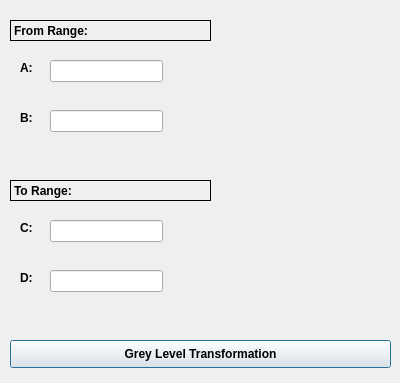
<?xml version="1.0" encoding="UTF-8"?>
<ui version="4.0">
 <class>Grey_Level_Tran_Dialog</class>
 <widget class="QDialog" name="Grey_Level_Tran_Dialog">
  <property name="geometry">
   <rect>
    <x>0</x>
    <y>0</y>
    <width>400</width>
    <height>383</height>
   </rect>
  </property>
  <property name="font">
   <font>
    <weight>75</weight>
    <bold>true</bold>
   </font>
  </property>
  <property name="windowTitle">
   <string>Dialog</string>
  </property>
  <widget class="QLabel" name="From_Range_lable">
   <property name="geometry">
    <rect>
     <x>10</x>
     <y>20</y>
     <width>201</width>
     <height>21</height>
    </rect>
   </property>
   <property name="cursor">
    <cursorShape>IBeamCursor</cursorShape>
   </property>
   <property name="mouseTracking">
    <bool>false</bool>
   </property>
   <property name="autoFillBackground">
    <bool>true</bool>
   </property>
   <property name="frameShape">
    <enum>QFrame::Box</enum>
   </property>
   <property name="text">
    <string>From Range:</string>
   </property>
  </widget>
  <widget class="QLabel" name="To_Range__lable">
   <property name="geometry">
    <rect>
     <x>10</x>
     <y>180</y>
     <width>201</width>
     <height>21</height>
    </rect>
   </property>
   <property name="cursor">
    <cursorShape>IBeamCursor</cursorShape>
   </property>
   <property name="autoFillBackground">
    <bool>true</bool>
   </property>
   <property name="frameShape">
    <enum>QFrame::Box</enum>
   </property>
   <property name="text">
    <string>To Range:</string>
   </property>
  </widget>
  <widget class="QPushButton" name="Grey_Level_Tran_Button">
   <property name="geometry">
    <rect>
     <x>10</x>
     <y>340</y>
     <width>381</width>
     <height>28</height>
    </rect>
   </property>
   <property name="text">
    <string>Grey Level Transformation</string>
   </property>
  </widget>
  <widget class="QLineEdit" name="A_val">
   <property name="geometry">
    <rect>
     <x>50</x>
     <y>60</y>
     <width>113</width>
     <height>22</height>
    </rect>
   </property>
   <property name="autoFillBackground">
    <bool>false</bool>
   </property>
   <property name="text">
    <string/>
   </property>
   <property name="clearButtonEnabled">
    <bool>true</bool>
   </property>
  </widget>
  <widget class="QLabel" name="A_lable">
   <property name="geometry">
    <rect>
     <x>20</x>
     <y>60</y>
     <width>55</width>
     <height>16</height>
    </rect>
   </property>
   <property name="text">
    <string>A:</string>
   </property>
  </widget>
  <widget class="QLabel" name="B_lable">
   <property name="geometry">
    <rect>
     <x>20</x>
     <y>110</y>
     <width>55</width>
     <height>16</height>
    </rect>
   </property>
   <property name="text">
    <string>B:</string>
   </property>
  </widget>
  <widget class="QLineEdit" name="B_val">
   <property name="geometry">
    <rect>
     <x>50</x>
     <y>110</y>
     <width>113</width>
     <height>22</height>
    </rect>
   </property>
   <property name="autoFillBackground">
    <bool>false</bool>
   </property>
   <property name="text">
    <string/>
   </property>
   <property name="clearButtonEnabled">
    <bool>true</bool>
   </property>
  </widget>
  <widget class="QLabel" name="C_lable">
   <property name="geometry">
    <rect>
     <x>20</x>
     <y>220</y>
     <width>55</width>
     <height>16</height>
    </rect>
   </property>
   <property name="text">
    <string>C:</string>
   </property>
  </widget>
  <widget class="QLineEdit" name="C_val">
   <property name="geometry">
    <rect>
     <x>50</x>
     <y>220</y>
     <width>113</width>
     <height>22</height>
    </rect>
   </property>
   <property name="autoFillBackground">
    <bool>false</bool>
   </property>
   <property name="text">
    <string/>
   </property>
   <property name="clearButtonEnabled">
    <bool>true</bool>
   </property>
  </widget>
  <widget class="QLabel" name="D_lable">
   <property name="geometry">
    <rect>
     <x>20</x>
     <y>270</y>
     <width>55</width>
     <height>16</height>
    </rect>
   </property>
   <property name="text">
    <string>D:</string>
   </property>
  </widget>
  <widget class="QLineEdit" name="D_val">
   <property name="geometry">
    <rect>
     <x>50</x>
     <y>270</y>
     <width>113</width>
     <height>22</height>
    </rect>
   </property>
   <property name="autoFillBackground">
    <bool>false</bool>
   </property>
   <property name="text">
    <string/>
   </property>
   <property name="clearButtonEnabled">
    <bool>true</bool>
   </property>
  </widget>
 </widget>
 <resources/>
 <connections/>
</ui>
